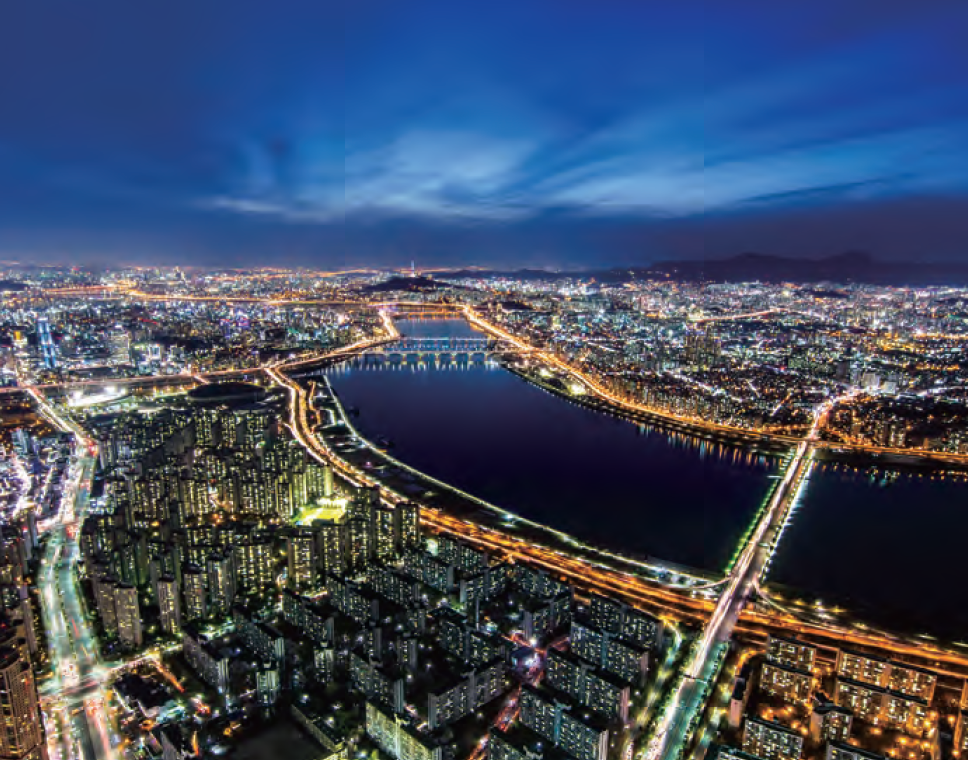
#> input picture 2023_cv_lecture/data/view.png, 968 x 760 px
$ python 1_8_Gaussianfilter2.py
#> lines starting #> are read from the running program, lines starting #| are printed output that depends on the picture; after the words box and inside, x2 and y2 are one past the last pixel; in counts of white or black regions, pixels touching at a corner belong together
import cv2
import numpy as np


def main():
    path = '../data/view.png' # Edit your image path

    # Image Load
    image = cv2.imread(path)
#> image is the input picture: shape (760, 968, 3); mean B, G, R 99.8, 77.6, 65.7
    image = cv2.resize(image, dsize = (0, 0), fx = 0.4, fy = 0.4)
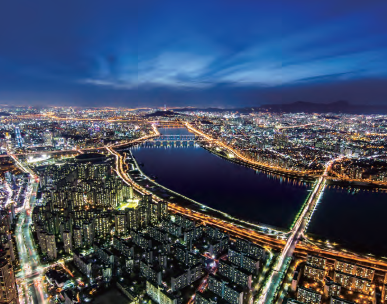
#> image: shape (304, 387, 3); mean B, G, R 99.8, 77.6, 65.7
    gray = cv2.cvtColor(image, cv2.COLOR_BGR2GRAY)
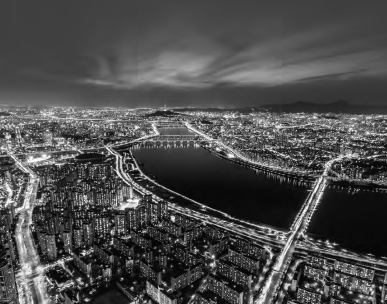
#> gray: shape (304, 387); min 2, max 255, mean 76.6

    cv2.putText(gray, 'View', (10, 20), cv2.FONT_HERSHEY_SIMPLEX, 0.7, (255, 255, 255), 2)
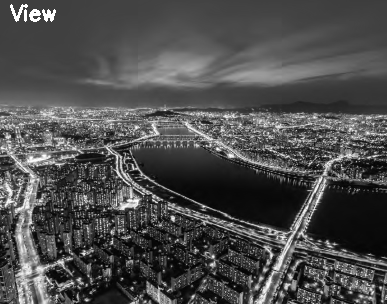
#> gray: shape (304, 387); 0.3% of pixels changed, all inside (x1, y1, x2, y2) = (10, 4, 56, 22)
    cv2.imshow('Original - gray', gray)

    smooth = np.hstack((cv2.GaussianBlur(gray, (5, 5), 0.0), cv2.GaussianBlur(gray, (9, 9), 0.0), cv2.GaussianBlur(gray, (15, 15), 0.0)))
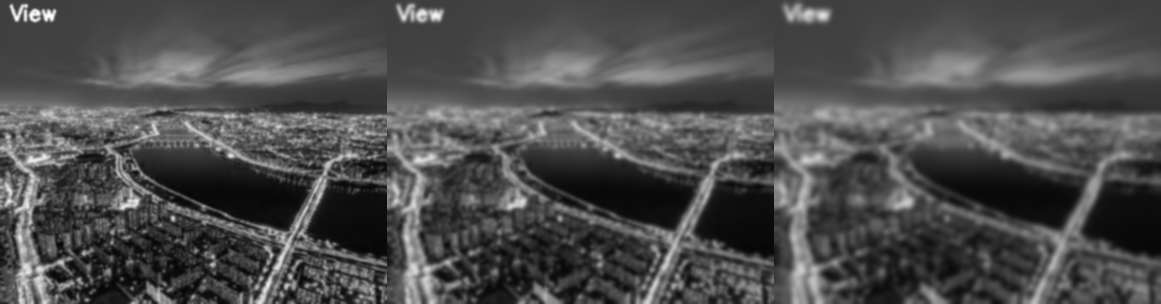
#> smooth: shape (304, 1161); min 6, max 254, mean 77.2

    cv2.imshow('Smooth - hstack', smooth)

    femboss = np.array([[-1.0, 0.0, 0.0],
                        [0.0, 0.0, 0.0],
                        [0.0, 0.0, 1.0]])


    gray16 = np.int16(gray)

    emboss = np.uint8(np.clip(cv2.filter2D(gray16, -1, femboss) + 128, 0, 255))
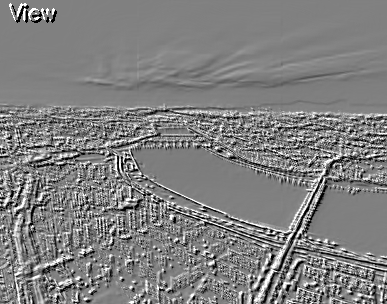
#> emboss: shape (304, 387); min 0, max 255, mean 128
    emboss_bad = np.uint8(cv2.filter2D(gray16, -1, femboss) + 128)
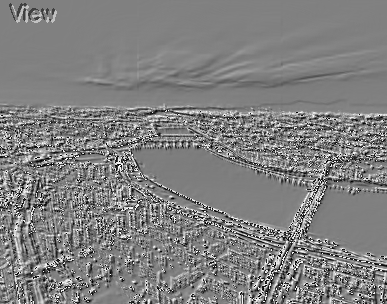
#> emboss_bad: shape (304, 387); min 0, max 255, mean 128.4
    emboss_worse = cv2.filter2D(gray, -1, femboss)
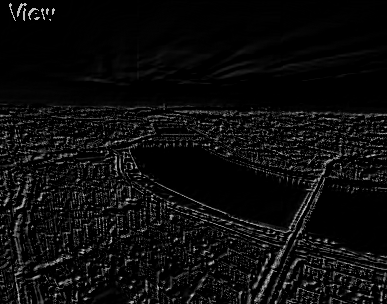
#> emboss_worse: shape (304, 387); min 0, max 213, mean 12.7

    cv2.imshow('Emboss', emboss)
    cv2.imshow('Emboss_bad', emboss_bad)
    cv2.imshow('Emboss_worse', emboss_worse)

    cv2.waitKey()
    cv2.destroyAllWindows()

if __name__ == '__main__':
    main()
